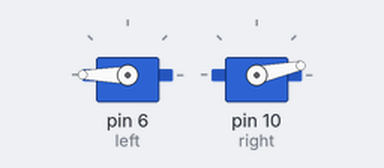
The sketch below on a simulated Arduino Uno, built with avr-gcc and run on an emulated ATmega328P. Shown: 2 × servo.

Above: at 0.05 s.
At 5.05 s:
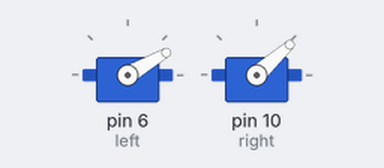
At 7.5 s:
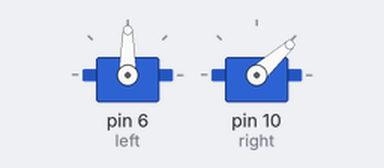
At 10.0 s:
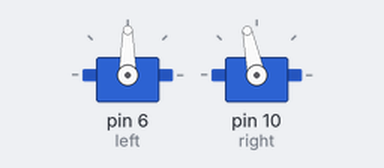
Timing chart, 0 to 13.0 s (numbered marks = the images above):
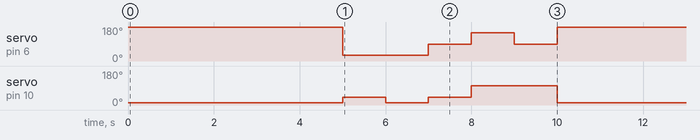

Measured:
- by itself, servo on pin 6 (left): repeats every 10.0 s: 90° 1.0 s, 150° 1.0 s, 90° 1.0 s, 180° 5.0 s, 30° 2.0 s
- by itself, servo on pin 10 (right): repeats every 10.0 s: 12° 1.0 s, 42° 1.0 s, 102° 2.0 s, 12° 5.0 s, 42° 1.0 s

The sketch:

flag.ino
```cpp
#include <Servo.h>//サーボのためのライブラリ
Servo left, right;
void setup() {
	left.attach(6);
	right.attach(10);
	left.write(180);
	right.write(12);
}

void loop() {
	left.write(180);
	right.write(12);
	delay(5000);
	left.write(30);
	right.write(42);
	delay(1000);
	left.write(30);
	right.write(12);
	delay(1000);
	left.write(90);
	right.write(42);
	delay(1000);
	left.write(150);
	right.write(102);
	delay(1000);
	left.write(90);
	right.write(102);
	delay(1000);
}
```
